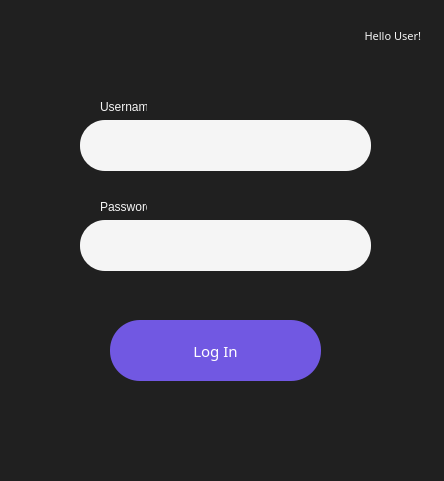
<?xml version="1.0" encoding="UTF-8"?>
<ui version="4.0">
 <class>MainWindow</class>
 <widget class="QMainWindow" name="MainWindow">
  <property name="geometry">
   <rect>
    <x>0</x>
    <y>0</y>
    <width>444</width>
    <height>481</height>
   </rect>
  </property>
  <property name="windowTitle">
   <string>MainWindow</string>
  </property>
  <property name="styleSheet">
   <string notr="true">background-color: #202020</string>
  </property>
  <widget class="QWidget" name="centralwidget">
   <widget class="QLabel" name="label_4">
    <property name="geometry">
     <rect>
      <x>100</x>
      <y>100</y>
      <width>47</width>
      <height>13</height>
     </rect>
    </property>
    <property name="styleSheet">
     <string notr="true">color: whitesmoke</string>
    </property>
    <property name="text">
     <string>Username</string>
    </property>
   </widget>
   <widget class="QPlainTextEdit" name="in_uname">
    <property name="geometry">
     <rect>
      <x>80</x>
      <y>120</y>
      <width>291</width>
      <height>51</height>
     </rect>
    </property>
    <property name="font">
     <font>
      <pointsize>14</pointsize>
     </font>
    </property>
    <property name="styleSheet">
     <string notr="true">background-color: whitesmoke; border-radius: 25px</string>
    </property>
    <property name="backgroundVisible">
     <bool>false</bool>
    </property>
    <property name="placeholderText">
     <string/>
    </property>
   </widget>
   <widget class="QPlainTextEdit" name="in_upasw">
    <property name="geometry">
     <rect>
      <x>80</x>
      <y>220</y>
      <width>291</width>
      <height>51</height>
     </rect>
    </property>
    <property name="font">
     <font>
      <pointsize>14</pointsize>
     </font>
    </property>
    <property name="styleSheet">
     <string notr="true">background-color: whitesmoke; border-radius: 25px</string>
    </property>
    <property name="placeholderText">
     <string/>
    </property>
   </widget>
   <widget class="QLabel" name="label_3">
    <property name="geometry">
     <rect>
      <x>100</x>
      <y>200</y>
      <width>47</width>
      <height>13</height>
     </rect>
    </property>
    <property name="styleSheet">
     <string notr="true">color: whitesmoke</string>
    </property>
    <property name="text">
     <string>Password</string>
    </property>
   </widget>
   <widget class="QPushButton" name="btn_login">
    <property name="geometry">
     <rect>
      <x>110</x>
      <y>320</y>
      <width>211</width>
      <height>61</height>
     </rect>
    </property>
    <property name="font">
     <font>
      <family>Segoe UI Variable Text Semibold</family>
      <pointsize>11</pointsize>
     </font>
    </property>
    <property name="cursor">
     <cursorShape>PointingHandCursor</cursorShape>
    </property>
    <property name="styleSheet">
     <string notr="true">color: white; background-color: #7158e2; border-radius: 30px
</string>
    </property>
    <property name="text">
     <string>Log In</string>
    </property>
   </widget>
   <widget class="QLabel" name="out_label">
    <property name="geometry">
     <rect>
      <x>140</x>
      <y>20</y>
      <width>281</width>
      <height>31</height>
     </rect>
    </property>
    <property name="font">
     <font>
      <family>Segoe UI Variable Text Semibold</family>
      <pointsize>8</pointsize>
     </font>
    </property>
    <property name="styleSheet">
     <string notr="true">color: whitesmoke; background-color: #202020;</string>
    </property>
    <property name="text">
     <string>Hello User!</string>
    </property>
    <property name="alignment">
     <set>Qt::AlignRight|Qt::AlignTrailing|Qt::AlignVCenter</set>
    </property>
   </widget>
  </widget>
 </widget>
 <resources/>
 <connections/>
</ui>
